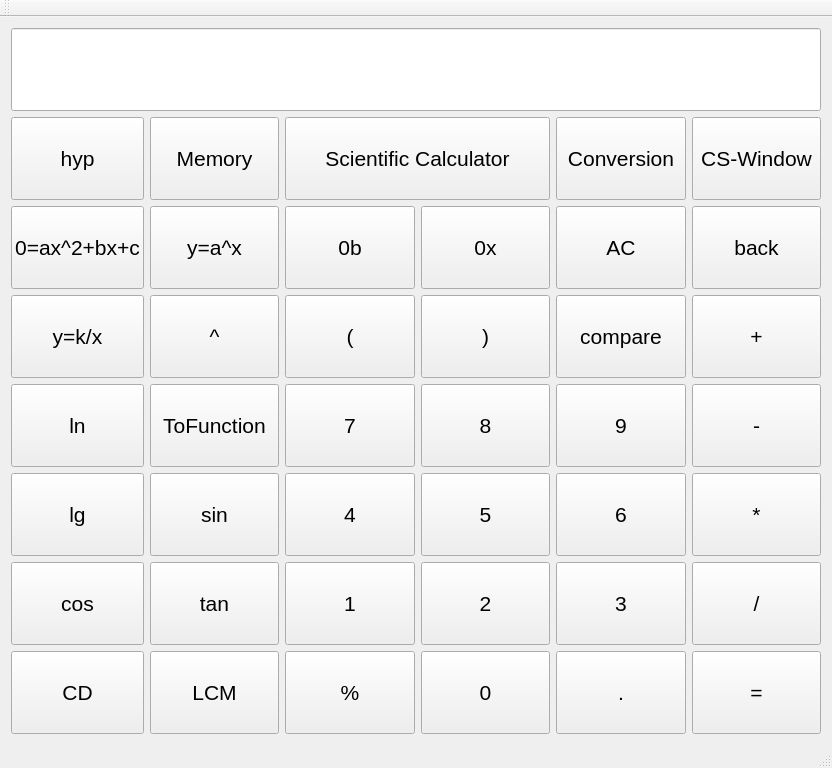
<?xml version="1.0" encoding="UTF-8"?>
<ui version="4.0">
 <class>Calqulator</class>
 <widget class="QMainWindow" name="Calqulator">
  <property name="geometry">
   <rect>
    <x>0</x>
    <y>0</y>
    <width>832</width>
    <height>768</height>
   </rect>
  </property>
  <property name="font">
   <font>
    <pointsize>11</pointsize>
   </font>
  </property>
  <property name="windowTitle">
   <string>Calqulator</string>
  </property>
  <widget class="QWidget" name="centralWidget">
   <layout class="QGridLayout" name="gridLayout">
    <item row="0" column="0" colspan="6">
     <widget class="QLineEdit" name="lineEdit">
      <property name="sizePolicy">
       <sizepolicy hsizetype="Preferred" vsizetype="Preferred">
        <horstretch>0</horstretch>
        <verstretch>0</verstretch>
       </sizepolicy>
      </property>
      <property name="font">
       <font>
        <pointsize>25</pointsize>
       </font>
      </property>
     </widget>
    </item>
    <item row="6" column="5">
     <widget class="QPushButton" name="divbtn">
      <property name="sizePolicy">
       <sizepolicy hsizetype="Preferred" vsizetype="Preferred">
        <horstretch>0</horstretch>
        <verstretch>0</verstretch>
       </sizepolicy>
      </property>
      <property name="font">
       <font>
        <family>Arial</family>
        <pointsize>16</pointsize>
       </font>
      </property>
      <property name="text">
       <string>/</string>
      </property>
     </widget>
    </item>
    <item row="4" column="5">
     <widget class="QPushButton" name="subbtn">
      <property name="sizePolicy">
       <sizepolicy hsizetype="Preferred" vsizetype="Preferred">
        <horstretch>0</horstretch>
        <verstretch>0</verstretch>
       </sizepolicy>
      </property>
      <property name="font">
       <font>
        <family>Arial</family>
        <pointsize>16</pointsize>
       </font>
      </property>
      <property name="text">
       <string>-</string>
      </property>
     </widget>
    </item>
    <item row="3" column="5">
     <widget class="QPushButton" name="addbtn">
      <property name="sizePolicy">
       <sizepolicy hsizetype="Preferred" vsizetype="Preferred">
        <horstretch>0</horstretch>
        <verstretch>0</verstretch>
       </sizepolicy>
      </property>
      <property name="font">
       <font>
        <family>Arial</family>
        <pointsize>16</pointsize>
       </font>
      </property>
      <property name="text">
       <string>+</string>
      </property>
     </widget>
    </item>
    <item row="7" column="5">
     <widget class="QPushButton" name="equalbtn">
      <property name="sizePolicy">
       <sizepolicy hsizetype="Preferred" vsizetype="Preferred">
        <horstretch>0</horstretch>
        <verstretch>0</verstretch>
       </sizepolicy>
      </property>
      <property name="font">
       <font>
        <family>Arial</family>
        <pointsize>16</pointsize>
       </font>
      </property>
      <property name="text">
       <string>=</string>
      </property>
     </widget>
    </item>
    <item row="5" column="5">
     <widget class="QPushButton" name="mulbtn">
      <property name="sizePolicy">
       <sizepolicy hsizetype="Preferred" vsizetype="Preferred">
        <horstretch>0</horstretch>
        <verstretch>0</verstretch>
       </sizepolicy>
      </property>
      <property name="font">
       <font>
        <family>Arial</family>
        <pointsize>16</pointsize>
       </font>
      </property>
      <property name="text">
       <string>*</string>
      </property>
     </widget>
    </item>
    <item row="3" column="3">
     <widget class="QPushButton" name="rightbracketbtn">
      <property name="sizePolicy">
       <sizepolicy hsizetype="Preferred" vsizetype="Preferred">
        <horstretch>0</horstretch>
        <verstretch>0</verstretch>
       </sizepolicy>
      </property>
      <property name="font">
       <font>
        <family>Arial</family>
        <pointsize>16</pointsize>
       </font>
      </property>
      <property name="text">
       <string>)</string>
      </property>
     </widget>
    </item>
    <item row="1" column="5">
     <widget class="QPushButton" name="cs_window">
      <property name="sizePolicy">
       <sizepolicy hsizetype="Preferred" vsizetype="Preferred">
        <horstretch>0</horstretch>
        <verstretch>0</verstretch>
       </sizepolicy>
      </property>
      <property name="font">
       <font>
        <family>Arial</family>
        <pointsize>16</pointsize>
       </font>
      </property>
      <property name="text">
       <string>CS-Window</string>
      </property>
     </widget>
    </item>
    <item row="5" column="3">
     <widget class="QPushButton" name="digitalbtn5">
      <property name="sizePolicy">
       <sizepolicy hsizetype="Preferred" vsizetype="Preferred">
        <horstretch>0</horstretch>
        <verstretch>0</verstretch>
       </sizepolicy>
      </property>
      <property name="font">
       <font>
        <family>Arial</family>
        <pointsize>16</pointsize>
       </font>
      </property>
      <property name="text">
       <string>5</string>
      </property>
     </widget>
    </item>
    <item row="7" column="3">
     <widget class="QPushButton" name="digitalbtn0">
      <property name="sizePolicy">
       <sizepolicy hsizetype="Preferred" vsizetype="Preferred">
        <horstretch>0</horstretch>
        <verstretch>0</verstretch>
       </sizepolicy>
      </property>
      <property name="font">
       <font>
        <family>Arial</family>
        <pointsize>16</pointsize>
       </font>
      </property>
      <property name="text">
       <string>0</string>
      </property>
     </widget>
    </item>
    <item row="2" column="5">
     <widget class="QPushButton" name="backbtn">
      <property name="sizePolicy">
       <sizepolicy hsizetype="Preferred" vsizetype="Preferred">
        <horstretch>0</horstretch>
        <verstretch>0</verstretch>
       </sizepolicy>
      </property>
      <property name="font">
       <font>
        <family>Arial</family>
        <pointsize>16</pointsize>
       </font>
      </property>
      <property name="text">
       <string>back</string>
      </property>
     </widget>
    </item>
    <item row="2" column="3">
     <widget class="QPushButton" name="hexbtn">
      <property name="sizePolicy">
       <sizepolicy hsizetype="Preferred" vsizetype="Preferred">
        <horstretch>0</horstretch>
        <verstretch>0</verstretch>
       </sizepolicy>
      </property>
      <property name="font">
       <font>
        <family>Arial</family>
        <pointsize>16</pointsize>
       </font>
      </property>
      <property name="text">
       <string>0x</string>
      </property>
     </widget>
    </item>
    <item row="6" column="3">
     <widget class="QPushButton" name="digitalbtn2">
      <property name="sizePolicy">
       <sizepolicy hsizetype="Preferred" vsizetype="Preferred">
        <horstretch>0</horstretch>
        <verstretch>0</verstretch>
       </sizepolicy>
      </property>
      <property name="font">
       <font>
        <family>Arial</family>
        <pointsize>16</pointsize>
       </font>
      </property>
      <property name="text">
       <string>2</string>
      </property>
     </widget>
    </item>
    <item row="1" column="1">
     <widget class="QPushButton" name="memory">
      <property name="sizePolicy">
       <sizepolicy hsizetype="Preferred" vsizetype="Preferred">
        <horstretch>0</horstretch>
        <verstretch>0</verstretch>
       </sizepolicy>
      </property>
      <property name="font">
       <font>
        <family>Arial</family>
        <pointsize>16</pointsize>
       </font>
      </property>
      <property name="text">
       <string>Memory</string>
      </property>
     </widget>
    </item>
    <item row="4" column="2">
     <widget class="QPushButton" name="digitalbtn7">
      <property name="sizePolicy">
       <sizepolicy hsizetype="Preferred" vsizetype="Preferred">
        <horstretch>0</horstretch>
        <verstretch>0</verstretch>
       </sizepolicy>
      </property>
      <property name="font">
       <font>
        <family>Arial</family>
        <pointsize>16</pointsize>
       </font>
      </property>
      <property name="text">
       <string>7</string>
      </property>
     </widget>
    </item>
    <item row="4" column="3">
     <widget class="QPushButton" name="digitalbtn8">
      <property name="sizePolicy">
       <sizepolicy hsizetype="Preferred" vsizetype="Preferred">
        <horstretch>0</horstretch>
        <verstretch>0</verstretch>
       </sizepolicy>
      </property>
      <property name="font">
       <font>
        <family>Arial</family>
        <pointsize>16</pointsize>
       </font>
      </property>
      <property name="text">
       <string>8</string>
      </property>
     </widget>
    </item>
    <item row="3" column="2">
     <widget class="QPushButton" name="leftbracketbtn">
      <property name="sizePolicy">
       <sizepolicy hsizetype="Preferred" vsizetype="Preferred">
        <horstretch>0</horstretch>
        <verstretch>0</verstretch>
       </sizepolicy>
      </property>
      <property name="font">
       <font>
        <family>Arial</family>
        <pointsize>16</pointsize>
       </font>
      </property>
      <property name="text">
       <string>(</string>
      </property>
     </widget>
    </item>
    <item row="6" column="2">
     <widget class="QPushButton" name="digitalbtn1">
      <property name="sizePolicy">
       <sizepolicy hsizetype="Preferred" vsizetype="Preferred">
        <horstretch>0</horstretch>
        <verstretch>0</verstretch>
       </sizepolicy>
      </property>
      <property name="font">
       <font>
        <family>Arial</family>
        <pointsize>16</pointsize>
       </font>
      </property>
      <property name="text">
       <string>1</string>
      </property>
     </widget>
    </item>
    <item row="5" column="0">
     <widget class="QPushButton" name="lgbtn">
      <property name="sizePolicy">
       <sizepolicy hsizetype="Preferred" vsizetype="Preferred">
        <horstretch>0</horstretch>
        <verstretch>0</verstretch>
       </sizepolicy>
      </property>
      <property name="font">
       <font>
        <family>Arial</family>
        <pointsize>16</pointsize>
       </font>
      </property>
      <property name="text">
       <string>lg</string>
      </property>
     </widget>
    </item>
    <item row="5" column="2">
     <widget class="QPushButton" name="digitalbtn4">
      <property name="sizePolicy">
       <sizepolicy hsizetype="Preferred" vsizetype="Preferred">
        <horstretch>0</horstretch>
        <verstretch>0</verstretch>
       </sizepolicy>
      </property>
      <property name="font">
       <font>
        <family>Arial</family>
        <pointsize>16</pointsize>
       </font>
      </property>
      <property name="text">
       <string>4</string>
      </property>
     </widget>
    </item>
    <item row="4" column="1">
     <widget class="QPushButton" name="tofunction">
      <property name="sizePolicy">
       <sizepolicy hsizetype="Preferred" vsizetype="Preferred">
        <horstretch>0</horstretch>
        <verstretch>0</verstretch>
       </sizepolicy>
      </property>
      <property name="font">
       <font>
        <family>Arial</family>
        <pointsize>16</pointsize>
       </font>
      </property>
      <property name="text">
       <string>ToFunction</string>
      </property>
     </widget>
    </item>
    <item row="5" column="1">
     <widget class="QPushButton" name="sinbtn">
      <property name="sizePolicy">
       <sizepolicy hsizetype="Preferred" vsizetype="Preferred">
        <horstretch>0</horstretch>
        <verstretch>0</verstretch>
       </sizepolicy>
      </property>
      <property name="font">
       <font>
        <family>Arial</family>
        <pointsize>16</pointsize>
       </font>
      </property>
      <property name="text">
       <string>sin</string>
      </property>
     </widget>
    </item>
    <item row="2" column="2">
     <widget class="QPushButton" name="binbtn">
      <property name="sizePolicy">
       <sizepolicy hsizetype="Preferred" vsizetype="Preferred">
        <horstretch>0</horstretch>
        <verstretch>0</verstretch>
       </sizepolicy>
      </property>
      <property name="font">
       <font>
        <family>Arial</family>
        <pointsize>16</pointsize>
       </font>
      </property>
      <property name="text">
       <string>0b</string>
      </property>
     </widget>
    </item>
    <item row="2" column="1">
     <widget class="QPushButton" name="function_a_x">
      <property name="sizePolicy">
       <sizepolicy hsizetype="Preferred" vsizetype="Preferred">
        <horstretch>0</horstretch>
        <verstretch>0</verstretch>
       </sizepolicy>
      </property>
      <property name="font">
       <font>
        <family>Arial</family>
        <pointsize>16</pointsize>
       </font>
      </property>
      <property name="text">
       <string>y=a^x</string>
      </property>
     </widget>
    </item>
    <item row="7" column="1">
     <widget class="QPushButton" name="lcmbtn">
      <property name="sizePolicy">
       <sizepolicy hsizetype="Preferred" vsizetype="Preferred">
        <horstretch>0</horstretch>
        <verstretch>0</verstretch>
       </sizepolicy>
      </property>
      <property name="font">
       <font>
        <family>Arial</family>
        <pointsize>16</pointsize>
       </font>
      </property>
      <property name="text">
       <string>LCM</string>
      </property>
      <property name="iconSize">
       <size>
        <width>12</width>
        <height>12</height>
       </size>
      </property>
     </widget>
    </item>
    <item row="7" column="2">
     <widget class="QPushButton" name="percentbtn">
      <property name="sizePolicy">
       <sizepolicy hsizetype="Preferred" vsizetype="Preferred">
        <horstretch>0</horstretch>
        <verstretch>0</verstretch>
       </sizepolicy>
      </property>
      <property name="font">
       <font>
        <family>Arial</family>
        <pointsize>16</pointsize>
       </font>
      </property>
      <property name="text">
       <string>%</string>
      </property>
     </widget>
    </item>
    <item row="6" column="1">
     <widget class="QPushButton" name="tanbtn">
      <property name="sizePolicy">
       <sizepolicy hsizetype="Preferred" vsizetype="Preferred">
        <horstretch>0</horstretch>
        <verstretch>0</verstretch>
       </sizepolicy>
      </property>
      <property name="font">
       <font>
        <family>Arial</family>
        <pointsize>16</pointsize>
       </font>
      </property>
      <property name="text">
       <string>tan</string>
      </property>
     </widget>
    </item>
    <item row="3" column="1">
     <widget class="QPushButton" name="pawbtn">
      <property name="sizePolicy">
       <sizepolicy hsizetype="Preferred" vsizetype="Preferred">
        <horstretch>0</horstretch>
        <verstretch>0</verstretch>
       </sizepolicy>
      </property>
      <property name="font">
       <font>
        <family>Arial</family>
        <pointsize>16</pointsize>
       </font>
      </property>
      <property name="text">
       <string>^</string>
      </property>
     </widget>
    </item>
    <item row="4" column="4">
     <widget class="QPushButton" name="digitalbtn9">
      <property name="sizePolicy">
       <sizepolicy hsizetype="Preferred" vsizetype="Preferred">
        <horstretch>0</horstretch>
        <verstretch>0</verstretch>
       </sizepolicy>
      </property>
      <property name="font">
       <font>
        <family>Arial</family>
        <pointsize>16</pointsize>
       </font>
      </property>
      <property name="text">
       <string>9</string>
      </property>
     </widget>
    </item>
    <item row="6" column="4">
     <widget class="QPushButton" name="digitalbtn3">
      <property name="sizePolicy">
       <sizepolicy hsizetype="Preferred" vsizetype="Preferred">
        <horstretch>0</horstretch>
        <verstretch>0</verstretch>
       </sizepolicy>
      </property>
      <property name="font">
       <font>
        <family>Arial</family>
        <pointsize>16</pointsize>
       </font>
      </property>
      <property name="text">
       <string>3</string>
      </property>
     </widget>
    </item>
    <item row="1" column="4">
     <widget class="QPushButton" name="conversition">
      <property name="sizePolicy">
       <sizepolicy hsizetype="Preferred" vsizetype="Preferred">
        <horstretch>0</horstretch>
        <verstretch>0</verstretch>
       </sizepolicy>
      </property>
      <property name="font">
       <font>
        <family>Arial</family>
        <pointsize>16</pointsize>
       </font>
      </property>
      <property name="text">
       <string>Conversion</string>
      </property>
     </widget>
    </item>
    <item row="5" column="4">
     <widget class="QPushButton" name="digitalbtn6">
      <property name="sizePolicy">
       <sizepolicy hsizetype="Preferred" vsizetype="Preferred">
        <horstretch>0</horstretch>
        <verstretch>0</verstretch>
       </sizepolicy>
      </property>
      <property name="font">
       <font>
        <family>Arial</family>
        <pointsize>16</pointsize>
       </font>
      </property>
      <property name="text">
       <string>6</string>
      </property>
     </widget>
    </item>
    <item row="3" column="0">
     <widget class="QPushButton" name="inversefunction">
      <property name="sizePolicy">
       <sizepolicy hsizetype="Preferred" vsizetype="Preferred">
        <horstretch>0</horstretch>
        <verstretch>0</verstretch>
       </sizepolicy>
      </property>
      <property name="font">
       <font>
        <family>Arial</family>
        <pointsize>16</pointsize>
       </font>
      </property>
      <property name="text">
       <string>y=k/x</string>
      </property>
     </widget>
    </item>
    <item row="4" column="0">
     <widget class="QPushButton" name="lnbtn">
      <property name="sizePolicy">
       <sizepolicy hsizetype="Preferred" vsizetype="Preferred">
        <horstretch>0</horstretch>
        <verstretch>0</verstretch>
       </sizepolicy>
      </property>
      <property name="font">
       <font>
        <family>Arial</family>
        <pointsize>16</pointsize>
       </font>
      </property>
      <property name="text">
       <string>ln</string>
      </property>
     </widget>
    </item>
    <item row="2" column="0">
     <widget class="QPushButton" name="function_2">
      <property name="sizePolicy">
       <sizepolicy hsizetype="Preferred" vsizetype="Preferred">
        <horstretch>0</horstretch>
        <verstretch>0</verstretch>
       </sizepolicy>
      </property>
      <property name="font">
       <font>
        <family>Arial</family>
        <pointsize>16</pointsize>
       </font>
      </property>
      <property name="text">
       <string>0=ax^2+bx+c</string>
      </property>
     </widget>
    </item>
    <item row="3" column="4">
     <widget class="QPushButton" name="comparebtn">
      <property name="sizePolicy">
       <sizepolicy hsizetype="Preferred" vsizetype="Preferred">
        <horstretch>0</horstretch>
        <verstretch>0</verstretch>
       </sizepolicy>
      </property>
      <property name="font">
       <font>
        <family>Arial</family>
        <pointsize>16</pointsize>
       </font>
      </property>
      <property name="text">
       <string>compare</string>
      </property>
     </widget>
    </item>
    <item row="6" column="0">
     <widget class="QPushButton" name="cosbtn">
      <property name="sizePolicy">
       <sizepolicy hsizetype="Preferred" vsizetype="Preferred">
        <horstretch>0</horstretch>
        <verstretch>0</verstretch>
       </sizepolicy>
      </property>
      <property name="font">
       <font>
        <family>Arial</family>
        <pointsize>16</pointsize>
       </font>
      </property>
      <property name="text">
       <string>cos</string>
      </property>
     </widget>
    </item>
    <item row="2" column="4">
     <widget class="QPushButton" name="allclearbtn">
      <property name="sizePolicy">
       <sizepolicy hsizetype="Preferred" vsizetype="Preferred">
        <horstretch>0</horstretch>
        <verstretch>0</verstretch>
       </sizepolicy>
      </property>
      <property name="font">
       <font>
        <family>Arial</family>
        <pointsize>16</pointsize>
       </font>
      </property>
      <property name="text">
       <string>AC</string>
      </property>
     </widget>
    </item>
    <item row="7" column="0">
     <widget class="QPushButton" name="cdbtn">
      <property name="sizePolicy">
       <sizepolicy hsizetype="Preferred" vsizetype="Preferred">
        <horstretch>0</horstretch>
        <verstretch>0</verstretch>
       </sizepolicy>
      </property>
      <property name="font">
       <font>
        <family>Arial</family>
        <pointsize>16</pointsize>
       </font>
      </property>
      <property name="text">
       <string>CD</string>
      </property>
     </widget>
    </item>
    <item row="7" column="4">
     <widget class="QPushButton" name="pointbtn">
      <property name="sizePolicy">
       <sizepolicy hsizetype="Preferred" vsizetype="Preferred">
        <horstretch>0</horstretch>
        <verstretch>0</verstretch>
       </sizepolicy>
      </property>
      <property name="font">
       <font>
        <family>Arial</family>
        <pointsize>16</pointsize>
       </font>
      </property>
      <property name="text">
       <string>.</string>
      </property>
     </widget>
    </item>
    <item row="1" column="0">
     <widget class="QPushButton" name="hypbtn">
      <property name="sizePolicy">
       <sizepolicy hsizetype="Preferred" vsizetype="Preferred">
        <horstretch>0</horstretch>
        <verstretch>0</verstretch>
       </sizepolicy>
      </property>
      <property name="font">
       <font>
        <family>Arial</family>
        <pointsize>16</pointsize>
       </font>
      </property>
      <property name="text">
       <string>hyp</string>
      </property>
     </widget>
    </item>
    <item row="1" column="2" colspan="2">
     <widget class="QPushButton" name="pushButton">
      <property name="sizePolicy">
       <sizepolicy hsizetype="Preferred" vsizetype="Preferred">
        <horstretch>0</horstretch>
        <verstretch>0</verstretch>
       </sizepolicy>
      </property>
      <property name="font">
       <font>
        <family>Arial</family>
        <pointsize>16</pointsize>
       </font>
      </property>
      <property name="text">
       <string>Scientific Calculator</string>
      </property>
     </widget>
    </item>
   </layout>
  </widget>
  <widget class="QMenuBar" name="menuBar">
   <property name="geometry">
    <rect>
     <x>0</x>
     <y>0</y>
     <width>832</width>
     <height>17</height>
    </rect>
   </property>
  </widget>
  <widget class="QToolBar" name="mainToolBar">
   <attribute name="toolBarArea">
    <enum>TopToolBarArea</enum>
   </attribute>
   <attribute name="toolBarBreak">
    <bool>false</bool>
   </attribute>
  </widget>
  <widget class="QStatusBar" name="statusBar"/>
 </widget>
 <layoutdefault spacing="6" margin="11"/>
 <resources/>
 <connections/>
</ui>
